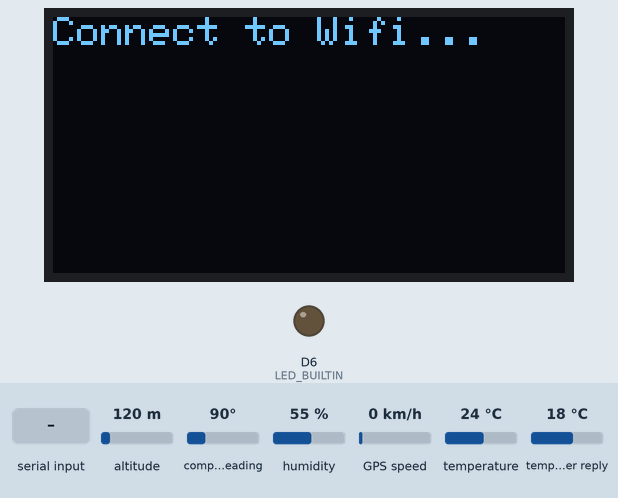
Simulated run of this sketch. Board: Arduino MKR. On the bench: 128×64 one-colour display, output pins drawn as LEDs (lit = HIGH). The test bench sets the inputs (shaded band); at power-on: temperature in the weather reply 18 °C, altitude 120 m, compass heading 90°, humidity 55 %, GPS speed 0 km/h, temperature 24 °C. WiFi joins after 1.5 s; servers stay silent unless stated; the GPS gets a fix after 3 s at 37.7749, -122.4194 with 8 satellites; web services answer with replies made up by the test bench; what the sketch prints to the serial monitor is not drawn.

Above: at 0.1 s.
At 6.9 s:
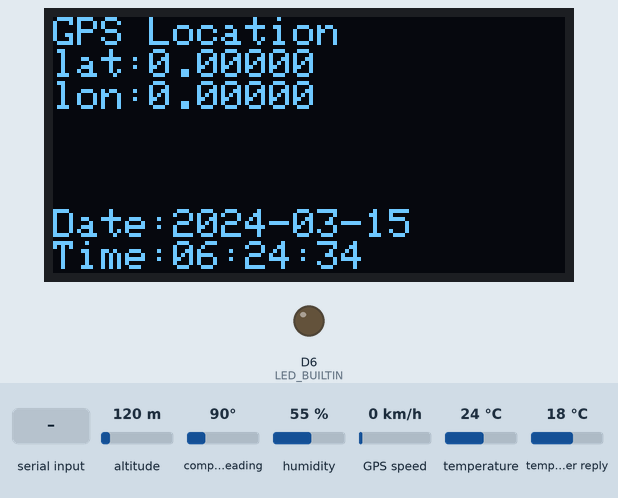
7.0 s: "1\n" received over Serial
At 12.7 s:
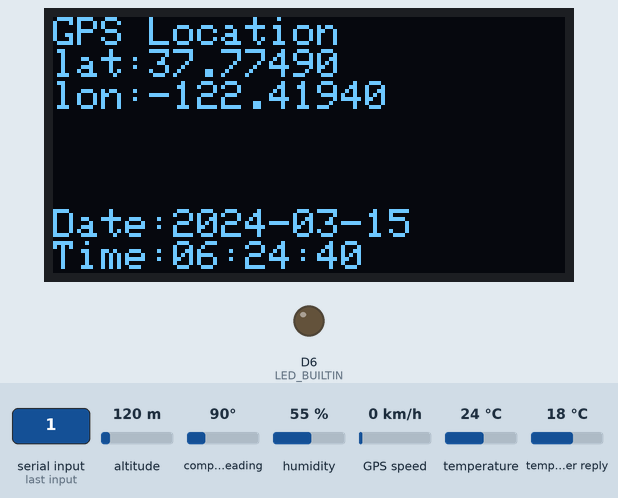
13.5 s: temperature in the weather reply set to -14 °C
18.2 s: "90,45,200\n" received over Serial
22.8 s: "p90\n" received over Serial
Timing chart, 0 to 25.8 s (numbered marks = the images above; inputs shaded):
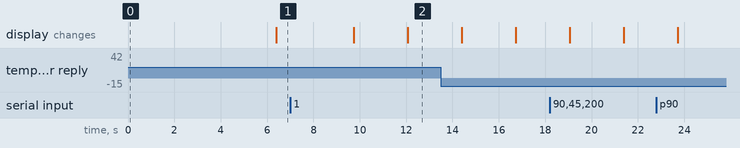

The sketch:

Mobile_Weather_Station_V7.1.ino
```cpp
#include <stdio.h>
#include <ArduinoJson.h>
#include "my_library.h"
#include "WiFi_default.h"
#include "oled_default.h"
#include <SPI.h>
#include <Wire.h>
#include "Json_default.h"
#include "Firebase_default.h"
#include "GPS_default.h"

String output2Cloud = "";
String p_output2Cloud = "";
String cleanUp = "";

unsigned long startMillis;
unsigned long currentMillis;
int Display_mode = 4;
char c;
float tempDHT22, humiDHT22;
char CMD = 0;
float receive_DATA,DATA = 0;


class Oled{
  public:
    int Display;
    //Oled(){}

    void oled_setup()
      { // Make sure to use the correct I2C address. Address 0x3C for 128x64
      // SSD1306_SWITCHCAPVCC = generate display voltage from 3.3V internally
      if(!myOled.begin(SSD1306_SWITCHCAPVCC, 0x3C)) {
        Serial.println("SSD1306 allocation failed");
        for(;;);} // Don't proceed, loop forever
      }
    void displayTextOLED(){
      int jj;
      myOled.clearDisplay();
      myOled.setTextSize(1);
      myOled.setTextColor(SSD1306_WHITE);
      myOled.setCursor(0, 0);
      for (jj=1; jj<=8; jj++) {
        myOled.println(oledline[jj]);
        }
      myOled.display();
      }
     void show(){
          //*************************************//
          //*** Start OLED Display **************//
          //*************************************//
        if (currentMillis - startMillis >= 1000 && Display == 1) //Display every second
          {
            oledline[1] = "Weather Forecast";
            oledline[2] = "by using IoT & iCloud";
            oledline[3] = "";
            oledline[4] = "";
            oledline[5] = "";
            oledline[6] = "";
            oledline[7] = "Author:";
            oledline[8] = "Henry Chen";

            //displayTextOLED(oledline);
            displayTextOLED();
            startMillis = currentMillis;  //IMPORTANT to save the start time of the current LED state.
          //
          //*************************************//
          //***  End OLED Display ***************//
          //*************************************//
          }
           if (currentMillis - startMillis >= 1000 && Display == 2) //Display every second
          {
            oledline[1] = "DHT22:";
            oledline[2] = "Temp in C: " + String(tempDHT22) + " C";
            oledline[3] = "Humidity: " + String(humiDHT22) + " RH%";
            oledline[4] = "=====================";
            oledline[5] = "Open Weather: " + String(city);
            oledline[6] = "Temp: " + String(temperture) + " C";
            oledline[7] = "Humi: " + String(humidity) + " %";
            oledline[8] = "Desc.:" + String(weatherDescription);
            displayTextOLED();
            startMillis = currentMillis;  //IMPORTANT to save the start time of the current LED state.
            //servRes = "";
          //
          //*************************************//
          //***  End OLED Display ***************//
          //*************************************//
          }
          if (currentMillis - startMillis >= 1000 && Display == 3) //Display every second
          {
            oledline[1] = String(locationForecastP3Time);
            oledline[2] = "Temp:" + String(locationForecastP3Temp) + "C,Humi:" + String(locationForecastP3Humi)+"%";
            oledline[3] = "Desc.:" + String(locationForecastP3Descrip);
            oledline[4] = "";
            oledline[5] = "=====================";
            oledline[6] = String(locationForecastP6Time);
            oledline[7] = "Temp:" + String(locationForecastP6Temp) + "C,Humi:" + String(locationForecastP6Humi)+"%";
            oledline[8] = "Desc.:"+ String(locationForecastP6Descrip);

            displayTextOLED();
            startMillis = currentMillis;  //IMPORTANT to save the start time of the current LED state.
          //
          //*************************************//
          //***  End OLED Display ***************//
          //*************************************//
          }
          if (currentMillis - startMillis >= 1000 && Display == 4) //Display every second
          {
            oledline[1] = "GPS Location";
            oledline[2] = "lat:" + String(cur_lat,5);
            oledline[3] = "lon:" + String(cur_lng,5);
            oledline[4] = "";
            oledline[5] = "";
            oledline[6] = "";
            oledline[7] = "Date:" + String(Date);
            oledline[8] = "Time:" + String(Time);

            displayTextOLED();
            startMillis = currentMillis;  //IMPORTANT to save the start time of the current LED state.
          //
          //*************************************//
          //***  End OLED Display ***************//
          //*************************************//
          }
     }
};
Oled OledcennectCenter;

class CtoS{
  public:
    void WifiSetup()
        {// check for the WiFi module:
        if (WiFi.status() == WL_NO_MODULE) {
        Serial.println("Communication with WiFi module failed!");
        while (true);}// don't continue
        oledline[1] = "Connect to Wifi...";
        OledcennectCenter.displayTextOLED();
        while (status != WL_CONNECTED) {
        Serial.print("Attempting to connect to SSID: ");
        Serial.println(ssid);
        status = WiFi.begin(ssid, pass);
        delay(500);}// wait 1 seconds for connection:
        Serial.println("Connected to wifi");
        scanWiFi(rssi,MAC_Address,WiFi_Time,ip);
        Firebase.begin(FIREBASE_HOST, FIREBASE_AUTH, WIFI_SSID, WIFI_PASSWORD);
        Firebase.reconnectWiFi(true);
        }
    void setCtoWeather(){
      Serial.println("\nStarting connection to server...");
        char server[] = "api.openweathermap.org";
        if (client.connect(server, 80)) {
        Serial.println("connected to server");
        //Make a HTTP request:
        client.print("GET /data/2.5/weather?");
        client.print("q="+location);
        client.print("&appid="+apiKey1);
        //client.print("&cnt=1");
        client.println("&units=metric");
        client.println("Host: "+ String(server));
        client.println("Connection: close");
        client.println();
        }}
      void setCtoForcast(){
        Serial.println("\nStarting connection to server...");
        char server[] = "api.openweathermap.org";
        if (client.connect(server, 80)) {
        Serial.println("connected to server");
        //Make a HTTP request:
        client.print("GET /data/2.5/forecast?");
        client.print("q="+location);
        client.print("&appid="+apiKey1);
        client.print("&cnt=2");
        client.println("&units=metric");
        client.println("Host: "+ String(server));
        client.println("Connection: close");
        client.println();
        }}
      void sendToFirebase(){
        if (Firebase.setJSON(firebaseData, "/IoT33/Received", output2Cloud)){
            Serial.println("PASSED");
            Serial.println("PATH: " + firebaseData.dataPath());
            Serial.print("PUSH NAME: ");
            Serial.println(firebaseData.pushName());
            Serial.println("------------------------------------");
            Serial.println();
          }
          else{
            Serial.println("FAILED");
            Serial.println("REASON: " + firebaseData.errorReason());
            Serial.println("------------------------------------");
            Serial.println();
          }
          if (Firebase.pushJSON(firebaseData, "/IoT33/Record", output2Cloud)){
            //Serial.println("PASSED");
            //Serial.println("PATH: " + firebaseData.dataPath());
            //Serial.print("PUSH NAME: ");
            //Serial.println(firebaseData.pushName());
            //Serial.println("------------------------------------");
            //Serial.println();
          }
          else{
            Serial.println("FAILED");
            Serial.println("REASON: " + firebaseData.errorReason());
            Serial.println("------------------------------------");
            Serial.println();
          }

}
};
CtoS WiFicennectCenter;

void setup() {

  pinMode(LED_BUILTIN, OUTPUT);
  Serial.begin(115200);
  OledcennectCenter.oled_setup();
  WiFicennectCenter.WifiSetup();
  startMillis = millis();  //initial start time
}

void loop() {

    currentMillis = millis();
    scanWiFi(rssi,MAC_Address,WiFi_Time,ip);
    sprintf(Date,"%c%c%c%c%c%c%c%c%c%c", WiFi_Time[0], WiFi_Time[1], WiFi_Time[2], WiFi_Time[3],WiFi_Time[4], WiFi_Time[5], WiFi_Time[6], WiFi_Time[7], WiFi_Time[8], WiFi_Time[9]);
    sprintf(Time,"%c%c%c%c%c%c%c%c%c%c", WiFi_Time[11], WiFi_Time[12], WiFi_Time[13],WiFi_Time[14], WiFi_Time[15], WiFi_Time[16], WiFi_Time[17], WiFi_Time[18], WiFi_Time[19]);
    DHT22( &tempDHT22, &humiDHT22);
    GPS();

    while (Serial.available() > 0){
      CMD = Serial.read();
      receive_DATA = Serial.parseFloat();

      if (Serial.read() == '\n') {
        Serial.println("Received...CMD:" + String(CMD) + " Data:" + String(receive_DATA));
        }

    if (CMD == 'p') {
       Display_mode = receive_DATA;}
    else {
      Serial.println("CMD error");
      }
  }


    WiFicennectCenter.setCtoWeather();
    delay(200);
    while(client.available())
    { c = client.read();
     //Serial.write(c);
      servRes += c;}
      //delay(1000);

      //Serial.println(servRes);
      getweather(servRes, &lo, &la, &temperture, &humidity, weatherDescription, city, country);
      servRes = cleanUp;

    WiFicennectCenter.setCtoForcast();
    delay(200);
    while(client.available())
    { c = client.read();
     //Serial.write(c);
      servRes += c;}
     //Serial.println(servRes);
     getforecast(servRes, locationForecastP3Time, &locationForecastP3Temp, &locationForecastP3Humi, locationForecastP3Descrip, locationForecastP6Time, &locationForecastP6Temp, &locationForecastP6Humi, locationForecastP6Descrip);
     servRes = cleanUp;

  if (!client.connected()) {
  Serial.println();
  Serial.println("disconnecting from server.");
  }

    OledcennectCenter.Display = Display_mode;
    OledcennectCenter.show();


    combineData2Json();
    if (p_output2Cloud != output2Cloud){
    //=============================================
    //CLouddataupload place
    WiFicennectCenter.sendToFirebase();
    }
   //==============================================
    p_output2Cloud = output2Cloud;
    output2Cloud = cleanUp;

}

void combineData2Json(){
   StaticJsonDocument<400> doc;
   doc["country"] = String(country);
   doc["city"] = String(city);
   doc["Weather Description"] = String(weatherDescription);
   doc["temperture"] = tempDHT22;
   doc["humidity"] = humiDHT22;
   doc["GPS"]["lat"] = cur_lat;
   doc["GPS"]["lon"] = cur_lng;
   doc["Date"] = Date;
   doc["Time"] = Time;
   //serializeJson(doc, Serial);
   serializeJson(doc, output2Cloud);
   //Serial.println();
   //serializeJsonPretty(doc, Serial);
   //Serial.println(output2Cloud);
}
//===========================================================================================================
//GPS
//===========================================================================================================
void GPS(){
  Serial1.begin(9600);
  if(gps.location.isValid()>0)
  {cur_lat = gps.location.lat();
   cur_lng = gps.location.lng();
  //Serial.println(cur_lat,5);
  //Serial.println(cur_lng,5);
  }
  smartDelay(1000);
  if (millis() > 5000 && gps.charsProcessed() < 10)
    Serial.println(F("No GPS data received: check wiring"));
}
static void smartDelay(unsigned long ms)
{
  unsigned long start = millis();
  do
  {
    while (Serial1.available())
      gps.encode(Serial1.read());
  } while (millis() - start < ms);
}
```

Firebase_default.h
```cpp
#include "Firebase_Arduino_WiFiNINA.h"

#define FIREBASE_HOST "ece508-332e6-default-rtdb.firebaseio.com"
#define FIREBASE_AUTH "0cgK4x2mxIYmfIH6eoOYNeM4LHlCynJpb3zWgzn8"
#define WIFI_SSID "THAC"
#define WIFI_PASSWORD "greatgiant538"

//Define Firebase data object
FirebaseData firebaseData;
```

GPS_default.h
```cpp
#include <TinyGPS++.h>
float cur_lat = 0,cur_lng = 0;
float lastcur_lat = 0,lastcur_lng = 0;
TinyGPSPlus gps;
char Date[12], Time[12];
```

Json_default.h
```cpp
//======================================================================================================================================
//wwheater
//======================================================================================================================================
float lo,la,temperture;
int humidity;
char weatherDescription[15], country[4], city[15];
//======================================================================================================================================
//forecast
//======================================================================================================================================
char locationForecastP3Time[30], locationForecastP6Time[30];
char locationForecastP3Descrip[15], locationForecastP6Descrip[15];
int locationForecastP3Humi, locationForecastP6Humi;
float locationForecastP3Temp, locationForecastP6Temp;
```

WiFi_default.h
```cpp
#include <WiFiNINA.h>
#define SECRET_SSID "THAC"//wifi name
#define SECRET_PASS "greatgiant538"//wifi password
#define SECRET_APIKEY1 "ef215954b56d2d38ec811b8bf2b72d27"
int keyIndex = 0;
int status = WL_IDLE_STATUS;
char server[] = "";
char ssid[] = SECRET_SSID;
char pass[] = SECRET_PASS;
String apiKey1= SECRET_APIKEY1;
WiFiClient client;
char lcdBuffer[24];
String oledline[9];
//String location= "torino,IT";
String location= "fairfax,US";
char rssi[4], ip[20], MAC_Address[24], WiFi_Time[24], eqoch[20], savedata[20];
uint32_t ptr=0 ;
String readString, readString1;
String servRes = "";
String serverEpoch = "";
```

my_library.h
```cpp
#ifndef MY_LIBRARY_H
#define MY_LIBRARY_H

#include <Arduino.h>

int addTwoInts(int a, int b);
void convHHMMSS(unsigned long currSeconds, char *uptimeHHMMSS);
void convDDHHMMSS(unsigned long currSeconds, char *uptimeDDHHMMSS);
void convyyyyDDHHMMSS(unsigned long currSeconds, char *uptimeYYYYDDHHMMSS) ;
void convCurrentTimeET(unsigned long currSeconds, char *currentTimeET);
void scanWiFi(char *rssi, char *WiFi_MAC_Address,char *WiFi_Time,char *WiFi_LocalIP);
void DHT22(float *T, float *H);
void IMU_begin(char *AX,char *AY,char *AZ,char *GX,char *GY,char *GZ,char *AXAYAZ,char *GXGYGZ);
void getforecast(String text, char* L_0_d_txt, float *list_0_main_temp, int *list_0_main_humidity,char* L_0_W_D, char* L_1_d_txt, float *list_1_main_temp, int *list_1_main_humidity, char* L_1_W_D);
void getweather(String text,float *coord_lon,float *coord_lat,float *main_temp, int *main_humidity, char *L_0_D, char * L_city , char *L_country);
#endif
```

oled_default.h
```cpp
#include <Adafruit_GFX.h>
#include <Adafruit_SSD1306.h>


#define SCREEN_WIDTH 128 // OLED display width, in pixels
#define SCREEN_HEIGHT 64 // OLED display height, in pixels

// Declaration for an SSD1306 display connected to I2C (SDA, SCL pins)
#define OLED_RESET     4 // Reset pin # (or -1 if sharing Arduino reset pin)
Adafruit_SSD1306 myOled(SCREEN_WIDTH, SCREEN_HEIGHT, &Wire, OLED_RESET);
```

Source omitted: my_library.cpp (10629 bytes)
